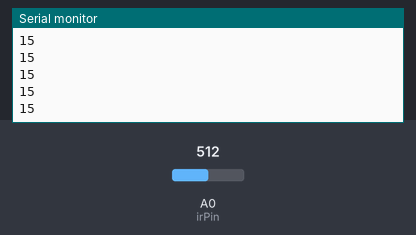
Simulated run of this sketch. Board: Arduino Uno, built with avr-gcc and run on an emulated ATmega328P. Shown: the last lines printed to the serial monitor. The inputs (shaded band) are chosen by the test bench; at power-on: A0 (irPin) = 512.

Above: at 1.2 s.
1.3 s: A0 (irPin) set to 716
At 1.52 s:
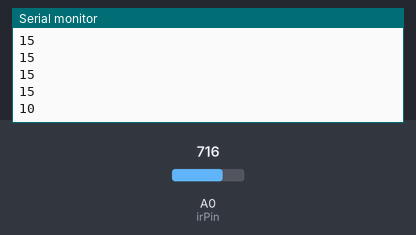
2.8 s: A0 (irPin) set to 900
At 2.83 s:
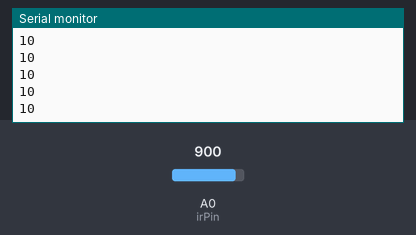
Timing chart, 0 to 5.8 s (numbered marks = the images above; inputs shaded):
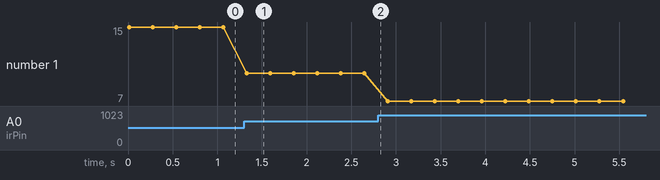

The sketch:

sharp3.3.ino
```cpp
byte irPin = A0;

int cm()
{
    int raw = analogRead(irPin);
    float voltFromRaw = map(raw, 0, 1023, 0, 3300); //Cambiar 5000 por 3300

    int puntualDistance;

    puntualDistance = 27.728 * pow(voltFromRaw / 1000, -1.2045);

     /*
     * float volts = analogRead(IRpin)*0.0048828125;   // value from sensor * (5/1024) - if running 3.3.volts then change 5 to 3.3
     *float distance = 65*pow(volts, -1.10);          // worked out from graph 65 = theretical distance / (1/Volts)S - luckylarry.co.uk
     *Serial.println(distance);                       // print the distance
     *delay(100);                                     // arbitary wait time.
     */

    return puntualDistance;
}

int Sharp()
{
    int _p = 0;
    int _sum = 0;
    int _avg = 25;
    int _tol = 93 / 100;
    int _previousDistance = 0;


    for (int i=0; i<_avg; i++)
    {
        int foo= cm();

        if (foo>=(_tol*_previousDistance))
        {
            _previousDistance=foo;
            _sum=_sum+foo;
            _p++;
        }
    }

    int accurateDistance=_sum/_p;

    return accurateDistance;
}

void setup() {
  // put your setup code here, to run once:
  Serial.begin(9600);
  pinMode(A0, INPUT);
}

void loop() {
  // put your main code here, to run repeatedly:
  int distanceSharp = Sharp();
  Serial.println(distanceSharp);
  delay(250);
}
```

Measured:
- after the input at 1.3 s, the serial monitor: prints a new line at once (image 1)
- plotted number 1: 15 → 10 after the input at 1.3 s, 10 → 7 after the input at 2.8 s
